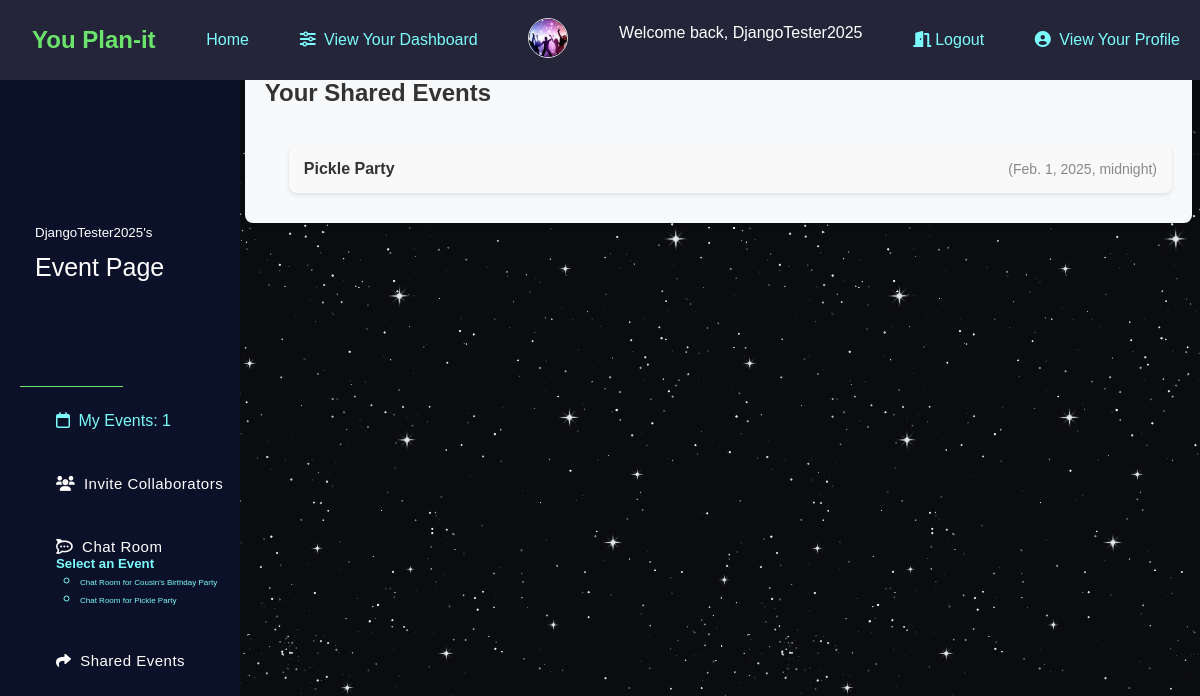
The app's page /dashboard/DjangoTester2025/shared/ (signed in), older data.
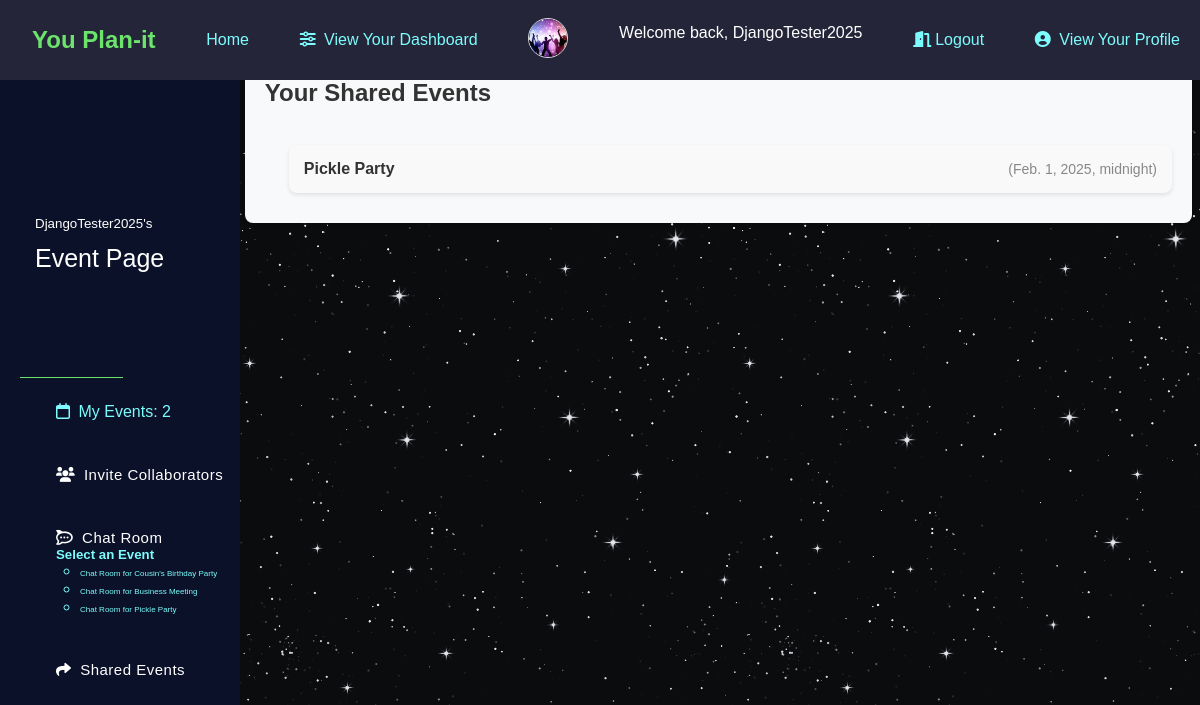
The same page, newer data.
### app/models.py (models this page shows, shortened)
class Events(models.Model):
    name = models.CharField(max_length=200)
    description = models.CharField(max_length=500)
    event_image = models.ImageField(upload_to='event_images', blank=True, null=True)
    user = models.ForeignKey(User, on_delete=models.CASCADE, related_name='events')
    members = models.ManyToManyField(User, related_name='invitedusers')
    invitepending = models.ManyToManyField(User, related_name='pending')
    start_datetime = models.DateTimeField()
    end_datetime = models.DateTimeField()
    event_location = models.CharField(max_length=300, blank=True, null=True)
    address = models.CharField(max_length=500, blank=True, null=True)

### app/views.py (the view)
# urls.py: path("dashboard/<str:username>/shared/", views.SharedEventPage, name="shared_events"),
def SharedEventPage(request, username):
    if request.user.is_authenticated:
        profile = Profile.objects.get(user=request.user)
        shared_events = Events.objects.filter(members=request.user).exclude(user=request.user)
        context = {
            'myevents': Events.objects.filter(user=request.user),
            'events': Events.objects.filter(members=request.user).exclude(user=request.user),
            'user': request.user,
            'profile': profile,
            'shared_events': shared_events
        }
    return render(request, 'eventform2.html', context)

### app/templates/eventform2.html
{% extends 'userdashboard.html' %}
{% block info %}
<div class="shared-events-container">
  <h3>Your Shared Events</h3><br>
  <div class="events-list">
    {% if events.count != 0 %}
      <ul>
        {% for e in events %}
          <li class="event-item">
            <a href="{% url 'event_detail' username=e.user.username ename=e.name %}" class="event-link">
              <strong>{{ e.name }}</strong>
              <span class="event-time">({{ e.start_datetime }})</span>
            </a>
          </li>
        {% endfor %}
      </ul>
    {% else %}
      <p>No events have been shared with you.</p>
    {% endif %}
  </div>
</div>
{% endblock %}

### app/templates/userdashboard.html (shortened to what this page needs)
{% extends 'base.html' %}
{% block content %}
<html class="user-dashboard">
    {% block sidebar %}
    <main class="main-wrap">
        <header class="main-head">
            <div class="main-nav">
                <nav class="navbar">
                    <div class="navbar-nav">
                        <div class="title">
                            <h3>
                                <span class="title-text"><span class="dashboard-username">{{ user.username }}'s</span><br>Event Page</span>
                            </h3>
                        </div>
                        <ul class="nav-list">
                            <li class="nav-list-item">
                                <a href="{% url 'event_page' username=user.username %}">
                                    <i class="fa-regular fa-calendar"></i>
                                    <span class="link-text">My Events: {{ myevents.count }}</span>
                                </a>
                            </li>
                            <li class="nav-list-item">
                                <a href="{% url 'invites' username=user.username %}" class="nav-link">
                                    <i class="fa-solid fa-users"></i>
                                    <span class="link-text">Invite Collaborators</span>
                                </a>
                            </li>
                            <li class="nav-list-item">
                                <a href="#" class="nav-link" data-toggle="dropdown">
                                    <i class="fa-brands fa-rocketchat"></i>
                                    <span class="link-text">Chat Room</span>
                                </a>
                                <div class="dropdown-menu">
                                    {% if myevents or shared_events %}
                                        <h5>Select an Event</h5>
                                        <ul>
                                            {% for event in myevents %}
                                                <li>
                                                    <a href="{% url 'chats' username=user.username event_id=event.id %}" class="event-chat-room-text">
                                                        Chat Room for {{ event.name }}
                                                    </a>
                                                </li>
                                            {% endfor %}
                                            {% for event in shared_events %}
                                                <li>
                                                    <a href="{% url 'chats' username=user.username event_id=event.id %}" class="event-chat-room-text">
                                                        Chat Room for {{ event.name }}
                                                    </a>
                                                </li>
                                            {% endfor %}
                                        </ul>
                                    {% else %}
                                        <p class="no-current-events">You have no events to chat about.</p>
                                    {% endif %}
                                </div>
                            </li>
                            <li class="nav-list-item">
                                <a href="{% url 'shared_events' username=user.username %}" class="nav-link">
                                    <i class="fa-solid fa-share"></i>
                                    <span class="link-text">Shared Events</span>
                                </a>
                            </li>
                        </ul>
                    </div>
                </nav>
            </div>
        </header>
    </main>
    {% endblock %}
    <section class="showcase">
        {% block info %}{% endblock %}
    </section>
{% endblock %}

Row changes from the older to the newer data that the page shows:
added Events: name "Business Meeting", shown under "Select an Event"
Text that changed along with them:
{{ myevents.count }}: "1" → "2"
